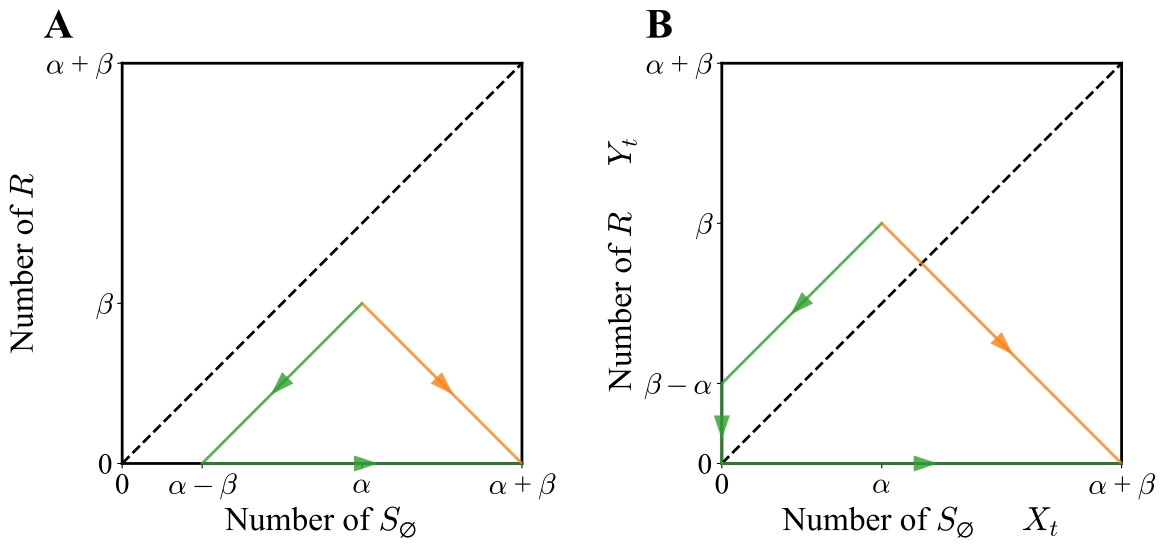

Python code for this plot:
import matplotlib.pyplot as plt
import numpy as np
import matplotlib.transforms as mtransforms
from matplotlib.patches import Polygon


def add_arrowhead(ax, x1, y1, x2, y2, color, alpha,
                  tip_offset=0, size=0.2, zorder=10, centered=True):
    mx, my = (x1 + x2) / 2, (y1 + y2) / 2
    dx, dy = x2 - x1, y2 - y1
    length = np.hypot(dx, dy)
    if length == 0:
        return
    ux, uy = dx / length, dy / length
    px, py = -uy, ux
    height = size * 3
    centroid_offset = 2 * size
    if centered:
        tip = np.array([mx + (tip_offset + centroid_offset) * ux,
                        my + (tip_offset + centroid_offset) * uy])
    else:
        tip = np.array([mx + tip_offset * ux,
                        my + tip_offset * uy])
    base_center = tip - height * np.array([ux, uy])
    left_corner = base_center + size * np.array([px, py])
    right_corner = base_center - size * np.array([px, py])
    triangle = Polygon([tip, left_corner, right_corner],
                       closed=True, facecolor=color,
                       edgecolor='none', alpha=alpha, zorder=zorder, clip_on=False)
    ax.add_patch(triangle)


plt.rcParams['pdf.fonttype'] = 42
plt.rcParams['font.family'] = 'Times New Roman'
plt.rcParams['mathtext.fontset'] = 'cm'

base_size = 4.0
gap_x = 2
margin_l = 1.0
margin_r = 0.5
margin_t = 0.6
margin_b = 0.8

fig_w = margin_l + (2 * base_size) + gap_x + margin_r
fig_h = margin_b + base_size + margin_t

fig = plt.figure(figsize=(fig_w, fig_h))

def get_rect(x_inch, y_inch, w_inch, h_inch):
    return [x_inch / fig_w, y_inch / fig_h, w_inch / fig_w, h_inch / fig_h]

ax1 = fig.add_axes(get_rect(margin_l, margin_b, base_size, base_size))
ax2 = fig.add_axes(get_rect(margin_l + base_size + gap_x, margin_b, base_size, base_size))

fs_scaling = 1.5
label_fontsize = 16 * fs_scaling
tick_fontsize = 14 * fs_scaling
annotation_fontsize = 20 * fs_scaling

lw_scaling = 2

locs = ['left', 'right', 'top', 'bottom']
c_g = 'tab:orange'
c_k = 'tab:green'

ax1.plot([0, 10], [0, 10], c='k', ls='--', lw=1 * lw_scaling)
ax1.plot([6, 10], [4, 0], c=c_g, alpha=0.8, zorder=5, lw=1 * lw_scaling)
add_arrowhead(ax1, 6, 4, 10, 0, c_g, 0.8)
ax1.plot([6, 2], [4, 0], c=c_k, alpha=0.8, lw=1 * lw_scaling)
add_arrowhead(ax1, 6, 4, 2, 0, c_k, 0.8)
ax1.plot([2, 10], [0, 0], c=c_k, alpha=0.8, clip_on=False, zorder=2, lw=1 * lw_scaling)
add_arrowhead(ax1, 2, 0, 10, 0, c_k, 0.8)

for loc in locs:
    ax1.spines[loc].set_zorder(-1)
    ax1.spines[loc].set_linewidth(1 * lw_scaling)

ax1.set_aspect('equal')
ax1.set_xlim(0, 10)
ax1.set_ylim(0, 10)
ax1.set_xticks([0, 2, 6, 10], [0, r'$\alpha - \beta$', r'$\alpha$', r'$\alpha$ + $\beta$'])
ax1.set_yticks([0, 4, 10], [0, r'$\beta$', r'$\alpha$ + $\beta$'])
ax1.set_xlabel(r'Number of $S_\varnothing$', fontsize=label_fontsize)
ax1.set_ylabel(r'Number of $R$', fontsize=label_fontsize)
ax1.tick_params(labelsize=tick_fontsize)

trans = mtransforms.offset_copy(ax1.transAxes, fig=fig, x=-35, y=12, units='points')
ax1.text(0.0, 1.0, 'A', transform=trans, fontsize=annotation_fontsize,
         fontweight='bold', va='bottom', ha='right')

ax2.plot([0, 10], [0, 10], c='k', ls='--', lw=1 * lw_scaling)
ax2.plot([4, 10], [6, 0], c=c_g, alpha=0.8, zorder=5, lw=1 * lw_scaling)
add_arrowhead(ax2, 4, 6, 10, 0, c_g, 0.8)
ax2.plot([4, 0], [6, 2], c=c_k, alpha=0.8, lw=1 * lw_scaling)
add_arrowhead(ax2, 4, 6, 0, 2, c_k, 0.8)
ax2.plot([0, 0], [2, 0], c=c_k, alpha=0.8, clip_on=False, zorder=2, lw=1 * lw_scaling)
add_arrowhead(ax2, 0, 2, 0, 0, c_k, 0.8)
ax2.plot([0, 10], [0, 0], c=c_k, alpha=0.8, clip_on=False, zorder=2, lw=1 * lw_scaling)
add_arrowhead(ax2, 0, 0, 10, 0, c_k, 0.8)

for loc in locs:
    ax2.spines[loc].set_zorder(-1)
    ax2.spines[loc].set_linewidth(1 * lw_scaling)

ax2.set_aspect('equal')
ax2.set_xlim(0, 10)
ax2.set_ylim(0, 10)
ax2.set_xticks([0, 4, 10], [0, r'$\alpha$', r'$\alpha$ + $\beta$'])
ax2.set_yticks([0, 2, 6, 10], [0, r'$\beta - \alpha$', r'$\beta$', r'$\alpha$ + $\beta$'])
ax2.set_xlabel(r'Number of $S_\varnothing$ $\quad$ $X_t$', fontsize=label_fontsize)
ax2.set_ylabel(r'Number of $R$ $\quad$ $Y_t$', fontsize=label_fontsize)
ax2.tick_params(labelsize=tick_fontsize)

trans = mtransforms.offset_copy(ax2.transAxes, fig=fig, x=-35, y=12, units='points')
ax2.text(0.0, 1.0, 'B', transform=trans, fontsize=annotation_fontsize,
         fontweight='bold', va='bottom', ha='right')

plt.savefig('supp1_1r1s.pdf', dpi=600, bbox_inches='tight')
plt.show()
